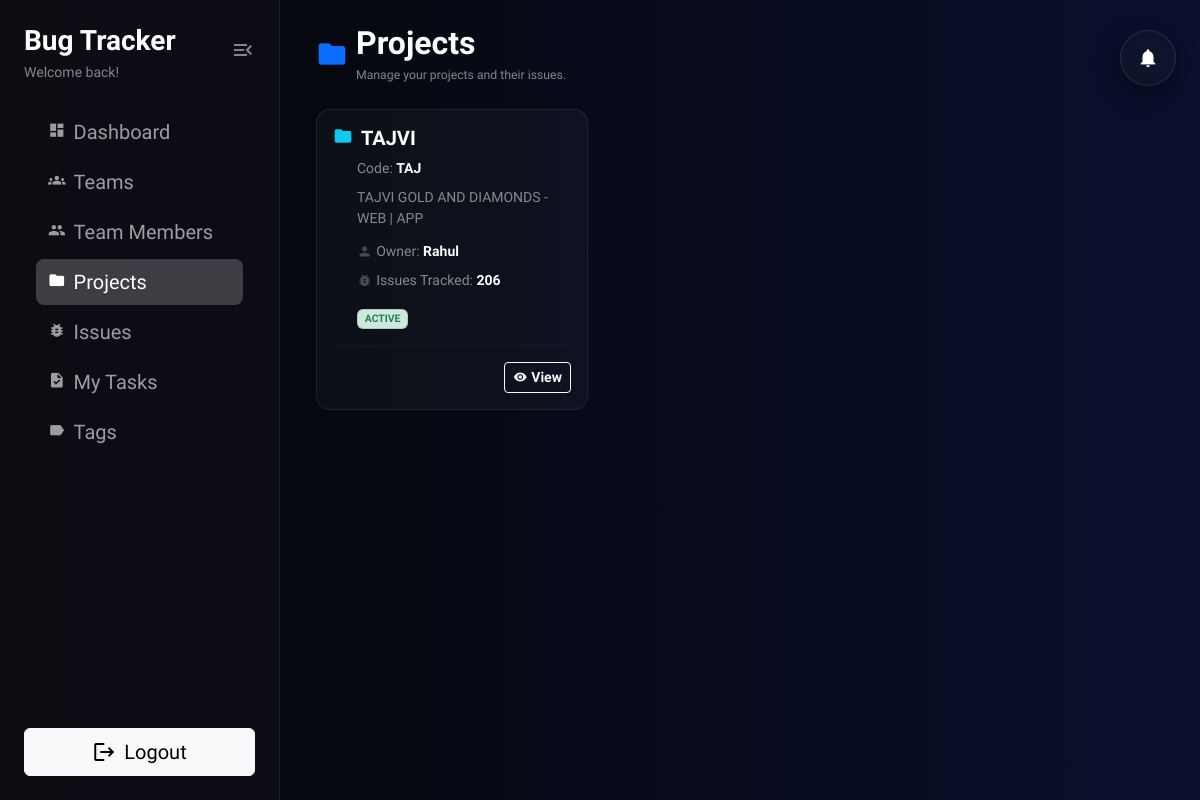
Screenshot of /projects/ (signed in) with the database file from the repository.
### issues/models.py (models this page shows, shortened)
class Project(models.Model):
    name = models.CharField(max_length=255)
    code = models.CharField(max_length=50, unique=True)
    description = models.TextField(blank=True)
    owner = models.ForeignKey(
        settings.AUTH_USER_MODEL,
        on_delete=models.SET_NULL,
        null=True,
        blank=True,
        related_name='owned_projects',
    )
    team = models.ForeignKey(
        'users.Team',  # change this string if your Team model lives elsewhere
        on_delete=models.SET_NULL,
        null=True,
        blank=True,
        related_name='projects',
    )
    is_active = models.BooleanField(default=True)
    created_by = models.ForeignKey(
        settings.AUTH_USER_MODEL,
        on_delete=models.SET_NULL,
        null=True,
        blank=True,
        related_name='created_projects',
    )
    created_at = models.DateTimeField(auto_now_add=True)
    updated_at = models.DateTimeField(auto_now=True)
    class Meta:
        ordering = ['name']

### users/models.py (models this page shows)
class User(AbstractUser):
    pass

### issues/views.py (the view)
# urls.py: path('projects/', ProjectListView.as_view(), name='project_list'),
class ProjectListView(LoginRequiredMixin, ListView):
    model = Project
    template_name = 'issues/project_list.html'
    context_object_name = 'projects'
    def get_queryset(self):
        return Project.objects.select_related('owner', 'team').all()

### users/models.py (called while the page is built)
    def has_management_role(self):
        return self.role in getattr(settings, 'MANAGEMENT_ROLES', [])

### templates/issues/project_list.html (shortened to what this page needs)
{% extends "users/index.html" %}
{% block nav_projects_active %}active{% endblock %}
{% block dashboard_content %}
{% block page_header %}
<div class="row mb-4 align-items-center">
    <div class="col d-flex align-items-center">
        <span class="material-icons text-primary fs-2 me-2">folder</span>
        <div>
            <h2 class="text-white fw-bold mb-1">Projects</h2>
            <p class="text-white-50 small mb-0">Manage your projects and their issues.</p>
        </div>
    </div>
</div>
{% endblock %}
{% block content %}
<div class="row g-3">
    {% for project in projects %}
    <div class="col-12 col-md-6 col-lg-4 d-flex align-items-stretch">
        <div class="project-card p-3 w-100 text-white">
            <div class="mb-3">
                <div class="d-flex align-items-start gap-2 mb-2">
                    <span class="material-icons text-info" style="font-size: 1.25rem;">folder</span>
                    <div class="flex-grow-1">
                        <h5 class="fw-bold text-white mb-0">
                            <a href="{% url 'issues:project_detail' project.pk %}" class="text-decoration-none text-white hover-link">
                                {{ project.name }}
                            </a>
                        </h5>
                    </div>
                </div>
                <div class="d-flex flex-column gap-1 smaller text-white-50 mb-3 ps-4">
                    {% if project.code %}
                        <div>Code: <strong class="text-white">{{ project.code }}</strong></div>
                    {% endif %}
                    {% if project.description %}
                        <p class="text-white-50 smaller lh-base my-1">{{ project.description|truncatewords:15 }}</p>
                    {% endif %}
                    <div class="d-flex align-items-center gap-1 mt-1">
                        <span class="material-icons opacity-50" style="font-size: 0.95rem;">person</span>
                        <span>Owner:
                            <strong class="text-white">
                                {% if project.owner %}{{ project.owner.get_short_name|default:project.owner.username }}{% else %}<span class="fst-italic opacity-50">Unassigned</span>{% endif %}
                            </strong>
                        </span>
                    </div>
                    <div class="d-flex align-items-center gap-1 mt-1">
                        <span class="material-icons opacity-50" style="font-size: 0.95rem;">bug_report</span>
                        <span>Issues Tracked: <strong class="text-white">{{ project.issues.count }}</strong></span>
                    </div>
                </div>
                <div class="ps-4">
                    {% if project.is_active %}
                        <span class="badge bg-success-subtle text-success border border-success border-opacity-25" style="font-size: 0.65rem;">ACTIVE</span>
                    {% else %}
                        <span class="badge bg-secondary-subtle text-white-50 border border-secondary border-opacity-25" style="font-size: 0.65rem;">INACTIVE</span>
                    {% endif %}
                </div>
            </div>
            <div class="d-flex justify-content-end gap-2 pt-3 border-top border-secondary border-opacity-10">
                <a href="{% url 'issues:project_detail' project.pk %}"
                   class="btn btn-sm btn-outline-light py-1 px-2 smaller fw-bold d-inline-flex align-items-center gap-1">
                    <span class="material-icons" style="font-size:14px;">visibility</span>
                    View
                </a>
            </div>
        </div>
    </div>
    {% endfor %}
</div>
{% endblock %}
{% endblock %}

### templates/users/index.html (style rules this page uses)
:root { --glass-bg: rgba(255, 255, 255, 0.06); --sidebar-width: 280px; }
body { font-family: 'Google Sans', sans-serif; background: linear-gradient(to left, #0a102e 0%, #050505 100%); min-height: 100vh; font-size: 0.875rem; color: rgba(255, 255, 255, 0.9); overflow-x: hidden; }

### templates/issues/project_list.html (style rules this page uses)
body { font-size: 0.875rem; }
.project-card { background: rgba(255, 255, 255, 0.03); border: 1px solid rgba(255, 255, 255, 0.08); border-radius: 14px; transition: all 0.3s cubic-bezier(.25,.8,.25,1); display: flex; flex-direction: column; justify-content: space-between; position: relative; overflow: hidden; }
.hover-link { transition: color 0.15s ease-in-out; }

### rows the page displays
Project: name "TAJVI", code "TAJ", description "TAJVI GOLD AND DIAMONDS - WEB | APP", owner.get_short_name "Rahul", issues.count "206", is_active "ACTIVE"
